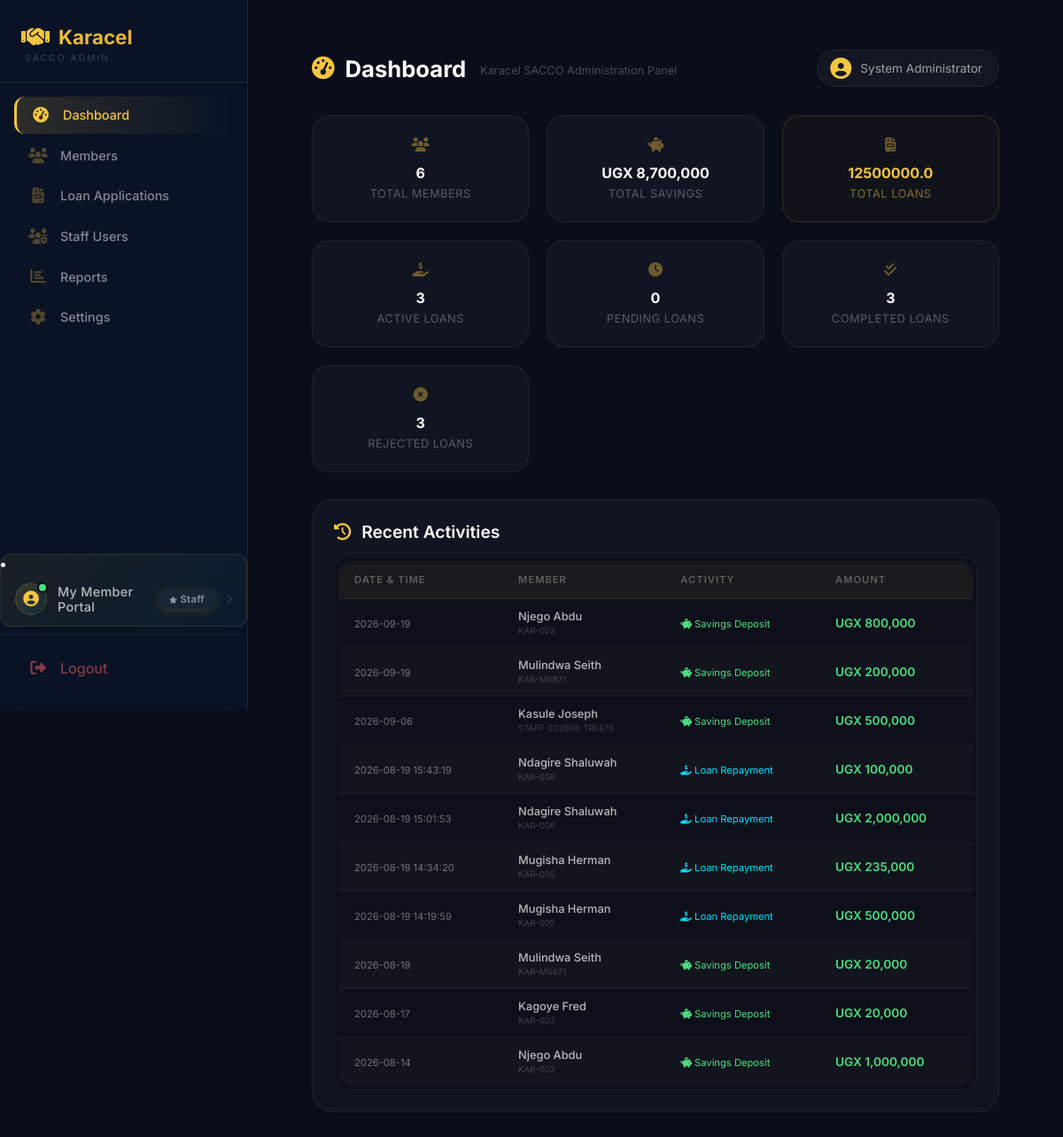
The page /admin/dashboard (signed in) on the database its author committed.
### tables this page shows
CREATE TABLE savings_deposits (
            id INTEGER PRIMARY KEY AUTOINCREMENT,
            user_id INTEGER NOT NULL,
            amount REAL NOT NULL,
            deposit_date TEXT NOT NULL,
            payment_method TEXT,
            receipt_number TEXT,
            notes TEXT,
            created_at TIMESTAMP DEFAULT CURRENT_TIMESTAMP, reference TEXT, savings_type TEXT DEFAULT "KAI", shares INTEGER DEFAULT 0,
            FOREIGN KEY (user_id) REFERENCES users(id)
        );

CREATE TABLE users (
        id INTEGER PRIMARY KEY AUTOINCREMENT,
        full_name TEXT NOT NULL,
        gender TEXT,
        dob TEXT,
        sacco_number TEXT UNIQUE NOT NULL,
        email TEXT,
        phone TEXT,
        address TEXT,
        password TEXT NOT NULL,
        role TEXT DEFAULT 'member',
        status TEXT DEFAULT 'active',
        savings_balance REAL DEFAULT 0,
        next_of_kin_name TEXT,
        relationship TEXT,
        next_of_kin_phone TEXT,
        registration_date TIMESTAMP DEFAULT CURRENT_TIMESTAMP
    , kai_shares INTEGER DEFAULT 0, ks_shares INTEGER DEFAULT 0, kac_paid INTEGER DEFAULT 0, kac_paid_date TEXT, registration_fee_paid INTEGER DEFAULT 0, registration_fee_paid_date TEXT);

### app.py (the view, shortened to what this page needs)
@app.route("/admin/dashboard")
def admin_dashboard():
    if session.get("role") != "admin":
        return redirect("/login")
    conn = get_db()
    total_members = conn.execute("""
        SELECT COUNT(*) FROM users WHERE LOWER(role) = 'member'
    """).fetchone()[0]
    total_savings = conn.execute("""
        SELECT COALESCE(SUM(savings_balance), 0)
        FROM users
        WHERE LOWER(role) = 'member'
    """).fetchone()[0]
    monthly_savings = conn.execute("""
        SELECT COALESCE(SUM(amount), 0)
        FROM savings_deposits
        WHERE deposit_date >= date('now', 'start of month')
    """).fetchone()[0]
    total_deposits = conn.execute("""
        SELECT COUNT(*) FROM savings_deposits
    """).fetchone()[0]
    recent_deposits = conn.execute("""
        SELECT sd.*, u.full_name, u.sacco_number
        FROM savings_deposits sd
        JOIN users u ON sd.user_id = u.id
        ORDER BY sd.deposit_date DESC
        LIMIT 5
    """).fetchall()
    members = conn.execute("""
        SELECT
            u.*,
            COALESCE((SELECT COUNT(*) FROM loans WHERE user_id = u.id AND status IN ('approved', 'disbursed', 'active')), 0) as active_loans_count
        FROM users u
        WHERE LOWER(u.role) = 'member'
        ORDER BY u.id DESC
    """).fetchall()
    total_loans = conn.execute("""
        SELECT COALESCE(SUM(amount), 0)
        FROM loans
        WHERE status IN ('approved', 'disbursed', 'active')
    """).fetchone()[0]
    active_loans = conn.execute("""
        SELECT COUNT(*)
        FROM loans
        WHERE status IN ('approved', 'disbursed', 'active')
    """).fetchone()[0]
    pending_loans = conn.execute("""
        SELECT COUNT(*)
        FROM loans
        WHERE status = 'pending'
    """).fetchone()[0]
    approved_loans = conn.execute("""
        SELECT COUNT(*)
        FROM loans
        WHERE status = 'approved'
    """).fetchone()[0]
    rejected_loans = conn.execute("""
        SELECT COUNT(*)
        FROM loans
        WHERE status = 'rejected'
    """).fetchone()[0]
    disbursed_loans = conn.execute("""
        SELECT COUNT(*)
        FROM loans
        WHERE status = 'disbursed'
    """).fetchone()[0]
    completed_loans = conn.execute("""
        SELECT COUNT(*)
        FROM loans
        WHERE status = 'completed'
    """).fetchone()[0]
    loan_applications = conn.execute("""
        SELECT
            l.*,
            u.full_name,
            u.savings_balance,
            COALESCE((SELECT COUNT(*) FROM loan_guarantors WHERE loan_id = l.id AND status = 'active'), 0) as total_guarantors,
            COALESCE((SELECT COUNT(*) FROM loan_guarantors WHERE loan_id = l.id AND status = 'pending'), 0) as pending_guarantors
        FROM loans l
        JOIN users u ON l.user_id = u.id
        ORDER BY
            CASE
                WHEN l.status = 'pending' THEN 1
                WHEN l.status = 'approved' THEN 2
                WHEN l.status = 'disbursed' THEN 3
                WHEN l.status = 'active' THEN 4
                WHEN l.status = 'completed' THEN 5
                WHEN l.status = 'rejected' THEN 6
            END,
            l.application_date DESC
        LIMIT 50
    """).fetchall()
    recent_activities = conn.execute("""
        SELECT 'deposit' as type, sd.amount, sd.deposit_date as date, u.full_name, u.sacco_number
        FROM savings_deposits sd
        JOIN users u ON sd.user_id = u.id
        UNION ALL
        SELECT 'repayment' as type, r.amount, r.payment_date as date, u.full_name, u.sacco_number
        FROM repayments r
        JOIN users u ON r.user_id = u.id
        WHERE r.status = 'completed'
        ORDER BY date DESC
        LIMIT 10
    """).fetchall()
    staff_users = conn.execute("""
        SELECT
            u.*,
            COUNT(DISTINCT l.id) as loans_processed,
            COUNT(DISTINCT sd.id) as deposits_processed
        FROM users u
        LEFT JOIN loans l ON l.user_id = u.id
        LEFT JOIN savings_deposits sd ON sd.user_id = u.id
        WHERE LOWER(u.role) IN ('admin', 'chairperson', 'treasurer', 'secretary', 'publicity')
        GROUP BY u.id
        ORDER BY
            CASE
                WHEN LOWER(u.role) = 'admin' THEN 1
                WHEN LOWER(u.role) = 'chairperson' THEN 2
                WHEN LOWER(u.role) = 'treasurer' THEN 3
                WHEN LOWER(u.role) = 'secretary' THEN 4
                WHEN LOWER(u.role) = 'publicity' THEN 5
            END,
            u.full_name
    """).fetchall()
    staff_counts = {
        'treasurer': conn.execute("SELECT COUNT(*) FROM users WHERE LOWER(role) = 'treasurer'").fetchone()[0],
        'secretary': conn.execute("SELECT COUNT(*) FROM users WHERE LOWER(role) = 'secretary'").fetchone()[0],
        'publicity': conn.execute("SELECT COUNT(*) FROM users WHERE LOWER(role) = 'publicity'").fetchone()[0],
        'admin': conn.execute("SELECT COUNT(*) FROM users WHERE LOWER(role) IN ('admin', 'chairperson')").fetchone()[0]
    }
    today = datetime.now().strftime('%Y-%m-%d')
    settings = {}
    try:
        conn.row_factory = sqlite3.Row
        settings_row = conn.execute("SELECT * FROM system_settings LIMIT 1").fetchone()
        if settings_row:
            settings = dict(settings_row)
    except Exception as e:
        print(f"Error loading settings: {e}")
        settings = {
            'sacco_name': 'Karacel Association',
            'registration_number': 'SACCO/REG/2024/001',
            'savings_interest_rate': 6.5,
            'loan_interest_rate': 12,
            'penalty_rate': 5,
            'max_loan_amount': '10,000,000',
            'min_loan_amount': '10,000',
            'max_tenure': 24,
            'kai_share_price': 100000,
            'ks_share_price': 10000,
            'kac_annual_fee': 100000,
            'registration_fee': 20000
        }
    conn.close()
    return render_template(
        "admin/admin-dashboard.html",
        members=members,
        total_members=total_members,
        total_savings=total_savings,
        monthly_savings=monthly_savings,
        total_deposits=total_deposits,
        recent_deposits=recent_deposits,
        total_loans=total_loans,
        active_loans=active_loans,
        pending_loans=pending_loans,
        approved_loans=approved_loans,
        rejected_loans=rejected_loans,
        disbursed_loans=disbursed_loans,
        completed_loans=completed_loans,
        loan_applications=loan_applications,
        recent_activities=recent_activities,
        staff_users=staff_users,
        staff_counts=staff_counts,
        today=today,
        now=datetime.now(),
        settings=settings
    )

### app.py (called while the page is built)
def get_db():
    conn = sqlite3.connect("sacco.db")
    conn.row_factory = sqlite3.Row
    return conn

@app.context_processor
def inject_globals():
    from datetime import datetime
    completed_loans = 0
    try:
        if 'user_id' in session:
            role = session.get('role', '')
            if role in ['treasurer', 'admin', 'chairperson']:
                db = get_db()
                completed_loans = db.execute("SELECT COUNT(*) FROM loans WHERE status = 'completed'").fetchone()[0]
                db.close()
    except Exception as e:
        print(f"Error getting completed_loans: {e}")
    return {
        'now': datetime.now(),
        'completed_loans': completed_loans
    }

### templates/admin/admin-dashboard.html (shortened to what this page needs)
{% extends "admin/admin-base.html" %}
{% block content %}
<main class="admin-main-content">
    <div class="app-bar">
        <div class="app-bar-left">
            <h2 id="appBarTitle"> Dashboard</h2>
            <span id="appBarSubtitle">Karacel SACCO Administration Panel</span>
        </div>
        <div class="app-bar-right">
            <div class="admin-profile">
                <i class="fas fa-user-circle"></i>
                <span>{{ session.full_name }}</span>
            </div>
        </div>
    </div>
    <div id="dashboard-panel" class="content-panel active">
        <div class="admin-stats">
            <div class="stat-box">
                <i class="fas fa-users"></i>
                <h3>{{ total_members }}</h3>
                <p>Total Members</p>
            </div>
            <div class="stat-box">
                <i class="fas fa-piggy-bank"></i>
                <h3>UGX {{ "{:,.0f}".format(total_savings) }}</h3>
                <p>Total Savings</p>
            </div>
            <div class="stat-box" style="border-color: rgba(245,197,66,0.15); background: rgba(245,197,66,0.03);">
                <i class="fas fa-file-invoice" style="color: #f5c542;"></i>
                <h3 style="color: #f5c542;">{{ total_loans }}</h3>
                <p style="color: rgba(245,197,66,0.5);">Total Loans</p>
            </div>
            <div class="stat-box">
                <i class="fas fa-hand-holding-usd"></i>
                <h3>{{ active_loans }}</h3>
                <p>Active Loans</p>
            </div>
            <div class="stat-box">
                <i class="fas fa-clock"></i>
                <h3>{{ pending_loans }}</h3>
                <p>Pending Loans</p>
            </div>
            <div class="stat-box">
                <i class="fas fa-check-double"></i>
                <h3>{{ completed_loans }}</h3>
                <p>Completed Loans</p>
            </div>
            <div class="stat-box">
                <i class="fas fa-times-circle"></i>
                <h3>{{ rejected_loans }}</h3>
                <p>Rejected Loans</p>
            </div>
        </div>
        <div class="action-card" style="margin-top: 16px;">
            <div class="action-title">
                <i class="fas fa-history"></i> Recent Activities
            </div>
            <div class="table-wrapper">
                <table class="styled-table">
                    <thead>
                        <tr>
                            <th>Date & Time</th>
                            <th>Member</th>
                            <th>Activity</th>
                            <th>Amount</th>
                        </tr>
                    </thead>
                    <tbody>
                        {% if recent_activities %}
                            {% for activity in recent_activities %}
                            <tr>
                                <td>
                                    <span style="font-size:0.7rem; color:rgba(255,255,255,0.4);">
                                        {% if activity.created_at %}
                                            {{ activity.created_at|replace(' ', '<br>')|safe }}
                                        {% elif activity.deposit_date %}
                                            {{ activity.deposit_date }}
                                        {% elif activity.date %}
                                            {{ activity.date }}
                                        {% else %}
                                            {{ activity.payment_date or 'N/A' }}
                                        {% endif %}
                                    </span>
                                </td>
                                <td>
                                    <span style="font-weight:500;">{{ activity.full_name }}</span>
                                    <br>
                                    <span style="font-size:0.6rem; color:rgba(255,255,255,0.2);">{{ activity.sacco_number or '' }}</span>
                                </td>
                                <td>
                                    {% if activity.type == 'deposit' %}
                                        <span style="color: #4ade80; font-size:0.7rem;">
                                            <i class="fas fa-piggy-bank"></i> Savings Deposit
                                        </span>
                                    {% elif activity.type == 'repayment' %}
                                        <span style="color: #00e0ff; font-size:0.7rem;">
                                            <i class="fas fa-hand-holding-usd"></i> Loan Repayment
                                        </span>
                                    {% elif activity.type == 'loan' %}
                                        <span style="color: #f5c542; font-size:0.7rem;">
                                            <i class="fas fa-file-invoice"></i> Loan Application
                                        </span>
                                    {% else %}
                                        <span style="font-size:0.7rem;">{{ activity.type|title }}</span>
                                    {% endif %}
                                </td>
                                <td style="color: #4ade80; font-weight:600; font-size:0.85rem;">
                                    UGX {{ "{:,.0f}".format(activity.amount) }}
                                </td>
                            </tr>
                            {% endfor %}
                        {% endif %}
                    </tbody>
                </table>
            </div>
        </div>
    </div>
</main>
{% endblock %}

### static/style.css (style rules this page uses)
.app-bar-left { display: flex; align-items: center; gap: 16px; }
.app-bar-right { display: flex; align-items: center; gap: 14px; flex-wrap: wrap; }

### rows shown on the page
savings_deposits: date "2026-09-19", full_name "Njego Abdu", sacco_number "KAR-002", shows "Savings Deposit", amount "800,000"
savings_deposits: date "2026-09-19", full_name "Mulindwa Seith", sacco_number "KAR-MS871", shows "Savings Deposit", amount "200,000"
savings_deposits: date "2026-09-06", full_name "Kasule Joseph", sacco_number "STAFF-202608-TRE876", shows "Savings Deposit", amount "500,000"
users: date "2026-08-19 15:43:19", full_name "Ndagire Shaluwah", sacco_number "KAR-006", shows "Loan Repayment", amount "100,000", date "2026-08-19 15:01:53", amount "2,000,000"
users: date "2026-08-19 14:34:20", full_name "Mugisha Herman", sacco_number "KAR-005", shows "Loan Repayment", amount "235,000", date "2026-08-19 14:19:59", amount "500,000"
savings_deposits: date "2026-08-19", full_name "Mulindwa Seith", sacco_number "KAR-MS871", shows "Savings Deposit", amount "20,000"
savings_deposits: date "2026-08-17", full_name "Kagoye Fred", sacco_number "KAR-003", shows "Savings Deposit", amount "20,000"
savings_deposits: date "2026-08-14", full_name "Njego Abdu", sacco_number "KAR-002", shows "Savings Deposit", amount "1,000,000"

### other values the page prints
{{ session.full_name }} "System Administrator"
{{ total_members }} "6"
{{ "{:,.0f}".format(total_savings) }} "8,700,000"
{{ total_loans }} "12500000.0"
{{ active_loans }} "3"
{{ pending_loans }} "0"
{{ completed_loans }} "3"
{{ rejected_loans }} "3"
